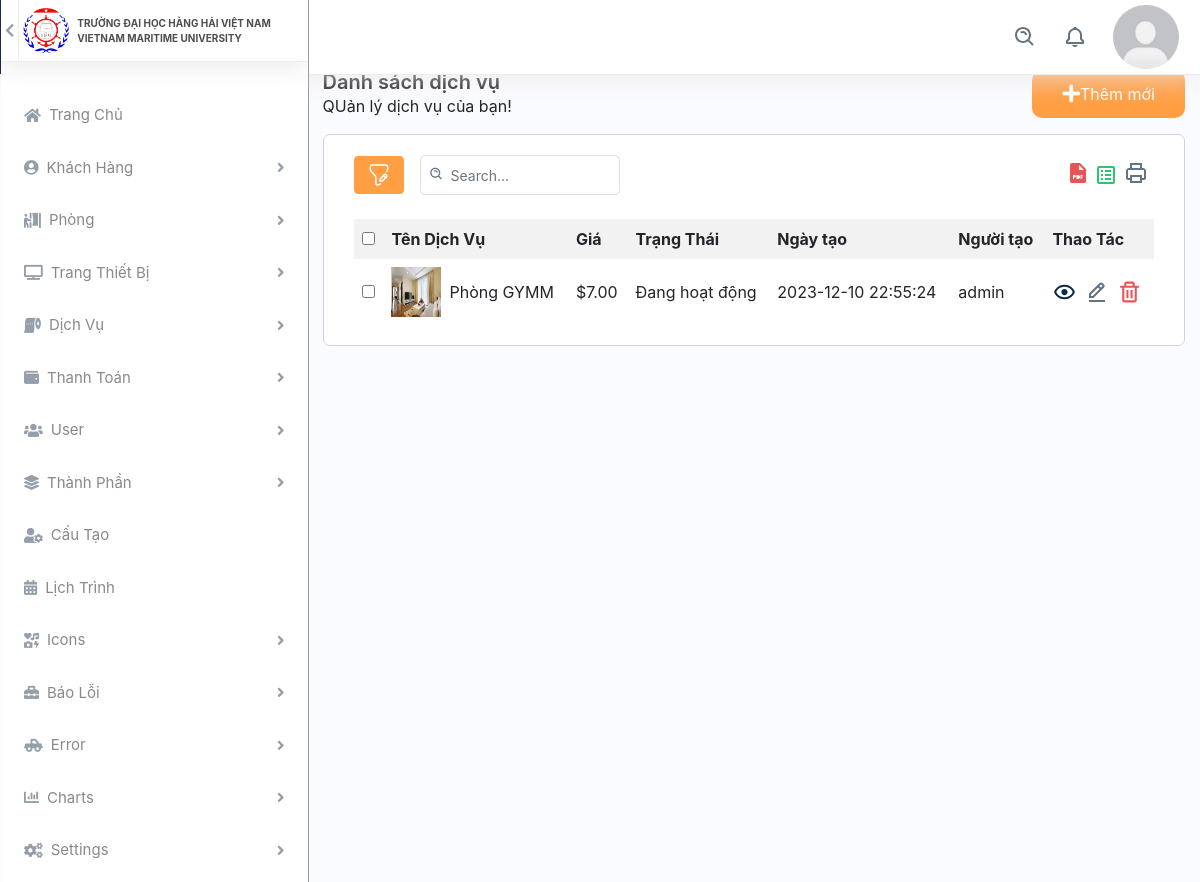
Page /back_end/list-dv.php (signed in) on the earlier database version.
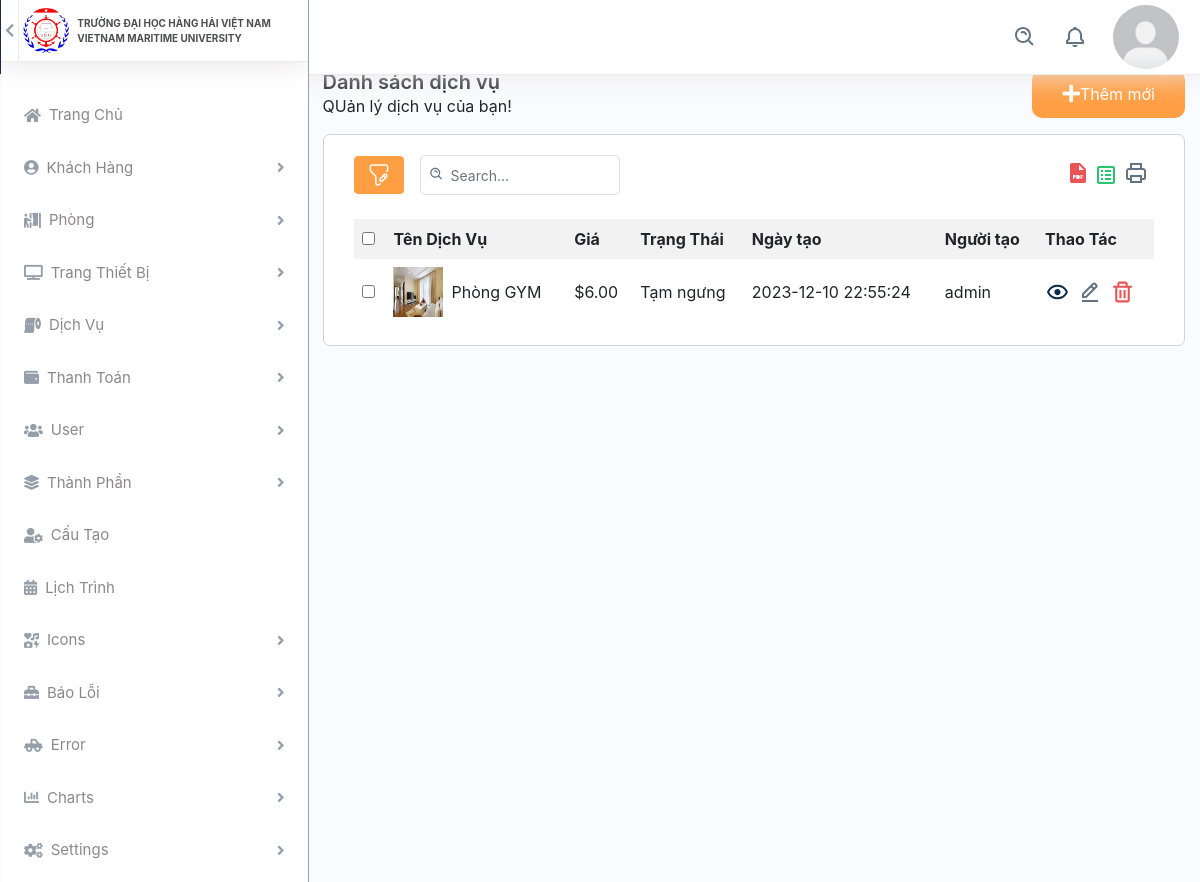
Same page on the later database version.
### tables this page shows
CREATE TABLE `dichvu` (
  `id` int(11) NOT NULL,
  `ten_dv` varchar(255) NOT NULL,
  `gia` decimal(10,2) NOT NULL,
  `trangthai` varchar(255) NOT NULL,
  `ngaytao` datetime DEFAULT current_timestamp(),
  `nguoitao` varchar(255) NOT NULL,
  `anh` varchar(255) NOT NULL
);

### config/database.php (called while the page is built, shortened)
<?php
class Database {
    private $host = servername;
    private $user = username;
    private $password = password;
    private $dbname = dbname;
    private $link;
    private function connectDB() {
        $this->link = new mysqli($this->host, $this->user, $this->password, $this->dbname);
    }
    public function select($query) {
        $result = $this->link->query($query) or die($this->link->error . __LINE__);
        if ($result->num_rows > 0) {
            return $result;
        } else {
            return false;
        }
    }
}
?>

### back_end/list-dv.php (the view, shortened to what the changed rows need)
<?php
if(empty($_SESSION['username'])){
    var_dump($_SESSION['username']);
    header("location: dang_nhap.html");
} else{ ?>
    <?php
    include 'header.php';
    include 'side-bar.php';
    ?>
        <div class="col-md-9">
            <div class="col-12 container-content">
                <div class="content-add-room col-12">
                    <?php
                    include '../config/database.php';
                    ?>
                    <div id="contents">
                        <?php
                        $db = new Database();
                        $sql = "SELECT * FROM dichvu";
                        $result = $db->select($sql);
                        ?>
                        <?php if ($result->num_rows > 0) { ?>
                            <table class="table-data">
                                <tr>
                                    <th>
                                        <input type="checkbox" name="check_all">
                                    </th>
                                    <th>Tên Dịch Vụ</th>
                                    <th>Giá</th>
                                    <th>Trạng Thái</th>
                                    <th>Ngày tạo</th>
                                    <th>Người tạo</th>
                                    <th>Thao Tác</th>
                                </tr>
                                <?php while ($row = $result->fetch_assoc()) { ?>
                                    <tr>
                                        <td><input type="checkbox" name="check_daughter"></td>
                                        <td class="d-flex align-items-center"><img class="img-fluid img-responsive mr-2" height="10" width="10" src="../assets/img/<?php echo $row['anh']; ?>" alt="Dich vu ki tuc xa"> <?php echo $row['ten_dv']; ?></td>
                                        <td><span>$</span><?php echo $row['gia']; ?></td>
                                        <td><?php echo $row['trangthai']; ?></td>
                                        <td><?php echo $row['ngaytao']; ?></td>
                                        <td><?php echo $row['nguoitao'] ?></td>
                                        <td class="d-flex thao-tac">
                                            <a class="me-3" href="../front_end/dichvu-detail.php?id=<?php echo $row['id'];?>">
                                                <img src="../assets/img/eye.svg" alt="img" class="img-fluid">
                                            </a>
                                            <a class="me-3" href="sua-dv.php?id=<?php echo $row['id']; ?>">
                                                <img src="../assets/img/edit.svg" alt="img" class="img-fluid icon-edit">
                                            </a>
                                            <a class="confirm-text" href="xoa-dv.php?id=<?php echo $row['id']; ?>">
                                                <img src="../assets/img/delete.svg" alt="img" class="img-fluid">
                                            </a>
                                        </td>
                                    </tr>
                                <?php } ?>
                            </table>
                        <?php } else {
                            echo "Không có dữ liệu.";
                        } ?>
                    </div>
                </div>
            </div>
        </div>
    </div>
    </body>
    </html>
<?php } ?>

Differences in the rows shown:
changed dichvu "admin": ten_dv "Phòng GYMM" → "Phòng GYM"; gia "7.00" → "6.00"; trangthai "Đang hoạt động" → "Tạm ngưng"
